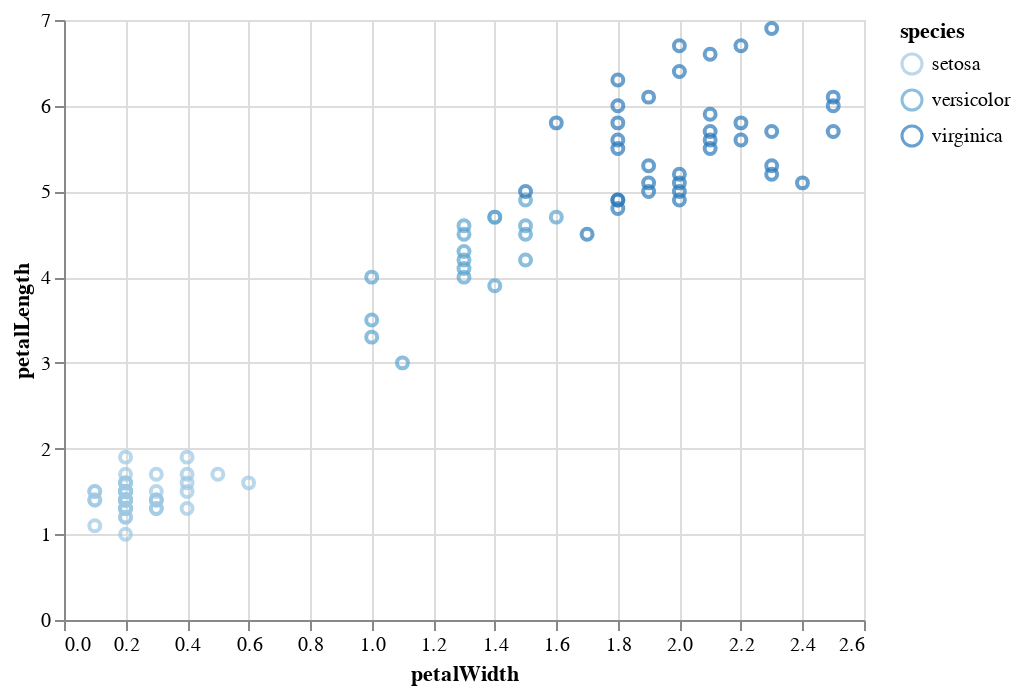

Write notebook code for a chart like this one.
### Code cell
alt.renderers.enable('default')
chart(pandas_expr.execute())

### Figure 1 — Vega-Lite specification as saved in the notebook (floating-point values rounded to 4 significant figures)
{"$schema": "https://vega.github.io/schema/vega-lite/v2.4.1.json", "config": {"view": {"height": 300, "width": 400}}, "data": {"values": [{"petalLength": 1.5, "petalWidth": 0.1, "sepalLength": 5.2, "sepalWidth": 4.1, "species": "setosa"}, {"petalLength": 1.4, "petalWidth": 0.2, "sepalLength": 5.5, "sepalWidth": 4.2, "species": "setosa"}, {"petalLength": 1.5, "petalWidth": 0.2, "sepalLength": 4.9, "sepalWidth": 3.1, "species": "setosa"}, {"petalLength": 1.2, "petalWidth": 0.2, "sepalLength": 5, "sepalWidth": 3.2, "species": "setosa"}, {"petalLength": 1.5, "petalWidth": 0.2, "sepalLength": 5.3, "sepalWidth": 3.7, "species": "setosa"}, {"petalLength": 1.4, "petalWidth": 0.2, "sepalLength": 5, "sepalWidth": 3.3, "species": "setosa"}, {"petalLength": 4.7, "petalWidth": 1.4, "sepalLength": 7, "sepalWidth": 3.2, "species": "versicolor"}, {"petalLength": 4.2, "petalWidth": 1.3, "sepalLength": 5.7, "sepalWidth": 2.9, "species": "versicolor"}, {"petalLength": 4.5, "petalWidth": 1.5, "sepalLength": 6.4, "sepalWidth": 3.2, "species": "versicolor"}, {"petalLength": 1.3, "petalWidth": 0.2, "sepalLength": 5.5, "sepalWidth": 3.5, "species": "setosa"}, {"petalLength": 1.4, "petalWidth": 0.2, "sepalLength": 5.1, "sepalWidth": 3.5, "species": "setosa"}, {"petalLength": 1.4, "petalWidth": 0.1, "sepalLength": 4.9, "sepalWidth": 3.6, "species": "setosa"}, {"petalLength": 1.4, "petalWidth": 0.2, "sepalLength": 4.9, "sepalWidth": 3, "species": "setosa"}, {"petalLength": 1.3, "petalWidth": 0.2, "sepalLength": 4.7, "sepalWidth": 3.2, "species": "setosa"}, {"petalLength": 1.3, "petalWidth": 0.2, "sepalLength": 4.4, "sepalWidth": 3, "species": "setosa"}, {"petalLength": 4.3, "petalWidth": 1.3, "sepalLength": 6.2, "sepalWidth": 2.9, "species": "versicolor"}, {"petalLength": 1.5, "petalWidth": 0.2, "sepalLength": 4.6, "sepalWidth": 3.1, "species": "setosa"}, {"petalLength": 3, "petalWidth": 1.1, "sepalLength": 5.1, "sepalWidth": 2.5, "species": "versicolor"}, {"petalLength": 1.5, "petalWidth": 0.2, "sepalLength": 5.1, "sepalWidth": 3.4, "species": "setosa"}, {"petalLength": 4.1, "petalWidth": 1.3, "sepalLength": 5.7, "sepalWidth": 2.8, "species": "versicolor"}, {"petalLength": 5.5, "petalWidth": 2.1, "sepalLength": 6.8, "sepalWidth": 3, "species": "virginica"}, {"petalLength": 1.3, "petalWidth": 0.4, "sepalLength": 5.4, "sepalWidth": 3.9, "species": "setosa"}, {"petalLength": 4.9, "petalWidth": 1.5, "sepalLength": 6.9, "sepalWidth": 3.1, "species": "versicolor"}, {"petalLength": 1.4, "petalWidth": 0.3, "sepalLength": 5.1, "sepalWidth": 3.5, "species": "setosa"}, {"petalLength": 4, "petalWidth": 1.3, "sepalLength": 5.5, "sepalWidth": 2.3, "species": "versicolor"}, {"petalLength": 1.7, "petalWidth": 0.3, "sepalLength": 5.7, "sepalWidth": 3.8, "species": "setosa"}, {"petalLength": 5, "petalWidth": 2, "sepalLength": 5.7, "sepalWidth": 2.5, "species": "virginica"}, {"petalLength": 4.6, "petalWidth": 1.5, "sepalLength": 6.5, "sepalWidth": 2.8, "species": "versicolor"}, {"petalLength": 5.1, "petalWidth": 2.4, "sepalLength": 5.8, "sepalWidth": 2.8, "species": "virginica"}, {"petalLength": 5.3, "petalWidth": 2.3, "sepalLength": 6.4, "sepalWidth": 3.2, "species": "virginica"}, {"petalLength": 6, "petalWidth": 2.5, "sepalLength": 6.3, "sepalWidth": 3.3, "species": "virginica"}, {"petalLength": 1.5, "petalWidth": 0.3, "sepalLength": 5.1, "sepalWidth": 3.8, "species": "setosa"}, {"petalLength": 4.5, "petalWidth": 1.3, "sepalLength": 5.7, "sepalWidth": 2.8, "species": "versicolor"}, {"petalLength": 5.1, "petalWidth": 1.9, "sepalLength": 5.8, "sepalWidth": 2.7, "species": "virginica"}, {"petalLength": 5.9, "petalWidth": 2.1, "sepalLength": 7.1, "sepalWidth": 3, "species": "virginica"}, {"petalLength": 1.4, "petalWidth": 0.2, "sepalLength": 5, "sepalWidth": 3.6, "species": "setosa"}, {"petalLength": 1.7, "petalWidth": 0.4, "sepalLength": 5.4, "sepalWidth": 3.9, "species": "setosa"}, {"petalLength": 1.3, "petalWidth": 0.3, "sepalLength": 5, "sepalWidth": 3.5, "species": "setosa"}, {"petalLength": 1.4, "petalWidth": 0.3, "sepalLength": 4.6, "sepalWidth": 3.4, "species": "setosa"}, {"petalLength": 1.3, "petalWidth": 0.3, "sepalLength": 4.5, "sepalWidth": 2.3, "species": "setosa"}, {"petalLength": 1.3, "petalWidth": 0.2, "sepalLength": 4.4, "sepalWidth": 3.2, "species": "setosa"}, {"petalLength": 1.6, "petalWidth": 0.6, "sepalLength": 5, "sepalWidth": 3.5, "species": "setosa"}, {"petalLength": 4.7, "petalWidth": 1.6, "sepalLength": 6.3, "sepalWidth": 3.3, "species": "versicolor"}, {"petalLength": 5.6, "petalWidth": 1.8, "sepalLength": 6.3, "sepalWidth": 2.9, "species": "virginica"}, {"petalLength": 3.3, "petalWidth": 1, "sepalLength": 4.9, "sepalWidth": 2.4, "species": "versicolor"}, {"petalLength": 5.5, "petalWidth": 1.8, "sepalLength": 6.5, "sepalWidth": 3, "species": "virginica"}, {"petalLength": 1.5, "petalWidth": 0.2, "sepalLength": 5, "sepalWidth": 3.4, "species": "setosa"}, {"petalLength": 6.7, "petalWidth": 2.2, "sepalLength": 7.7, "sepalWidth": 3.8, "species": "virginica"}, {"petalLength": 4.6, "petalWidth": 1.3, "sepalLength": 6.6, "sepalWidth": 2.9, "species": "versicolor"}, {"petalLength": 6.9, "petalWidth": 2.3, "sepalLength": 7.7, "sepalWidth": 2.6, "species": "virginica"}, {"petalLength": 3.9, "petalWidth": 1.4, "sepalLength": 5.2, "sepalWidth": 2.7, "species": "versicolor"}, {"petalLength": 5, "petalWidth": 1.5, "sepalLength": 6, "sepalWidth": 2.2, "species": "virginica"}, {"petalLength": 1.7, "petalWidth": 0.2, "sepalLength": 5.4, "sepalWidth": 3.4, "species": "setosa"}, {"petalLength": 1.9, "petalWidth": 0.4, "sepalLength": 5.1, "sepalWidth": 3.8, "species": "setosa"}, {"petalLength": 1.5, "petalWidth": 0.4, "sepalLength": 5.1, "sepalWidth": 3.7, "species": "setosa"}, {"petalLength": 1.4, "petalWidth": 0.3, "sepalLength": 4.8, "sepalWidth": 3, "species": "setosa"}, {"petalLength": 5.6, "petalWidth": 2.1, "sepalLength": 6.4, "sepalWidth": 2.8, "species": "virginica"}, {"petalLength": 1.6, "petalWidth": 0.2, "sepalLength": 5.1, "sepalWidth": 3.8, "species": "setosa"}, {"petalLength": 1, "petalWidth": 0.2, "sepalLength": 4.6, "sepalWidth": 3.6, "species": "setosa"}, {"petalLength": 5.8, "petalWidth": 2.2, "sepalLength": 6.5, "sepalWidth": 3, "species": "virginica"}, {"petalLength": 5.8, "petalWidth": 1.6, "sepalLength": 7.2, "sepalWidth": 3, "species": "virginica"}, {"petalLength": 1.7, "petalWidth": 0.5, "sepalLength": 5.1, "sepalWidth": 3.3, "species": "setosa"}, {"petalLength": 1.4, "petalWidth": 0.2, "sepalLength": 4.6, "sepalWidth": 3.2, "species": "setosa"}, {"petalLength": 6.6, "petalWidth": 2.1, "sepalLength": 7.6, "sepalWidth": 3, "species": "virginica"}, {"petalLength": 4.5, "petalWidth": 1.7, "sepalLength": 4.9, "sepalWidth": 2.5, "species": "virginica"}, {"petalLength": 6.1, "petalWidth": 1.9, "sepalLength": 7.4, "sepalWidth": 2.8, "species": "virginica"}, {"petalLength": 3.5, "petalWidth": 1, "sepalLength": 5, "sepalWidth": 2, "species": "versicolor"}, {"petalLength": 6.4, "petalWidth": 2, "sepalLength": 7.9, "sepalWidth": 3.8, "species": "virginica"}, {"petalLength": 4.2, "petalWidth": 1.5, "sepalLength": 5.9, "sepalWidth": 3, "species": "versicolor"}, {"petalLength": 5.7, "petalWidth": 2.5, "sepalLength": 6.7, "sepalWidth": 3.3, "species": "virginica"}, {"petalLength": 6.3, "petalWidth": 1.8, "sepalLength": 7.3, "sepalWidth": 2.9, "species": "virginica"}, {"petalLength": 1.4, "petalWidth": 0.2, "sepalLength": 4.4, "sepalWidth": 2.9, "species": "setosa"}, {"petalLength": 4, "petalWidth": 1, "sepalLength": 6, "sepalWidth": 2.2, "species": "versicolor"}, {"petalLength": 1.5, "petalWidth": 0.1, "sepalLength": 4.9, "sepalWidth": 3.1, "species": "setosa"}, {"petalLength": 1.5, "petalWidth": 0.2, "sepalLength": 5.4, "sepalWidth": 3.7, "species": "setosa"}, {"petalLength": 5.7, "petalWidth": 2.3, "sepalLength": 6.9, "sepalWidth": 3.2, "species": "virginica"}, {"petalLength": 5.2, "petalWidth": 2.3, "sepalLength": 6.7, "sepalWidth": 3, "species": "virginica"}, {"petalLength": 4.9, "petalWidth": 2, "sepalLength": 5.6, "sepalWidth": 2.8, "species": "virginica"}, {"petalLength": 1.6, "petalWidth": 0.2, "sepalLength": 4.8, "sepalWidth": 3.4, "species": "setosa"}, {"petalLength": 4.7, "petalWidth": 1.4, "sepalLength": 6.1, "sepalWidth": 2.9, "species": "versicolor"}, {"petalLength": 1.9, "petalWidth": 0.2, "sepalLength": 4.8, "sepalWidth": 3.4, "species": "setosa"}, {"petalLength": 1.6, "petalWidth": 0.2, "sepalLength": 5, "sepalWidth": 3, "species": "setosa"}, {"petalLength": 5, "petalWidth": 1.9, "sepalLength": 6.3, "sepalWidth": 2.5, "species": "virginica"}, {"petalLength": 6.7, "petalWidth": 2, "sepalLength": 7.7, "sepalWidth": 2.8, "species": "virginica"}, {"petalLength": 4.9, "petalWidth": 1.8, "sepalLength": 6.3, "sepalWidth": 2.7, "species": "virginica"}, {"petalLength": 5.8, "petalWidth": 1.8, "sepalLength": 6.7, "sepalWidth": 2.5, "species": "virginica"}, {"petalLength": 5.2, "petalWidth": 2, "sepalLength": 6.5, "sepalWidth": 3, "species": "virginica"}, {"petalLength": 1.6, "petalWidth": 0.4, "sepalLength": 5, "sepalWidth": 3.4, "species": "setosa"}, {"petalLength": 6.1, "petalWidth": 2.5, "sepalLength": 7.2, "sepalWidth": 3.6, "species": "virginica"}, {"petalLength": 5.1, "petalWidth": 2, "sepalLength": 6.5, "sepalWidth": 3.2, "species": "virginica"}, {"petalLength": 1.5, "petalWidth": 0.2, "sepalLength": 5.2, "sepalWidth": 3.5, "species": "setosa"}, {"petalLength": 5.3, "petalWidth": 1.9, "sepalLength": 6.4, "sepalWidth": 2.7, "species": "virginica"}, {"petalLength": 1.4, "petalWidth": 0.1, "sepalLength": 4.8, "sepalWidth": 3, "species": "setosa"}, {"petalLength": 5.6, "petalWidth": 2.2, "sepalLength": 6.4, "sepalWidth": 2.8, "species": "virginica"}, {"petalLength": 5.7, "petalWidth": 2.1, "sepalLength": 6.7, "sepalWidth": 3.3, "species": "virginica"}, {"petalLength": 1.1, "petalWidth": 0.1, "sepalLength": 4.3, "sepalWidth": 3, "species": "setosa"}, {"petalLength": 6, "petalWidth": 1.8, "sepalLength": 7.2, "sepalWidth": 3.2, "species": "virginica"}, {"petalLength": 4.8, "petalWidth": 1.8, "sepalLength": 6.2, "sepalWidth": 2.8, "species": "virginica"}, {"petalLength": 4.9, "petalWidth": 1.8, "sepalLength": 6.1, "sepalWidth": 3, "species": "virginica"}, {"petalLength": 1.2, "petalWidth": 0.2, "sepalLength": 5.8, "sepalWidth": 4, "species": "setosa"}]}, "encoding": {"color": {"field": "species", "type": "ordinal"}, "x": {"field": "petalWidth", "type": "quantitative"}, "y": {"field": "petalLength", "type": "quantitative"}}, "mark": "point"}
